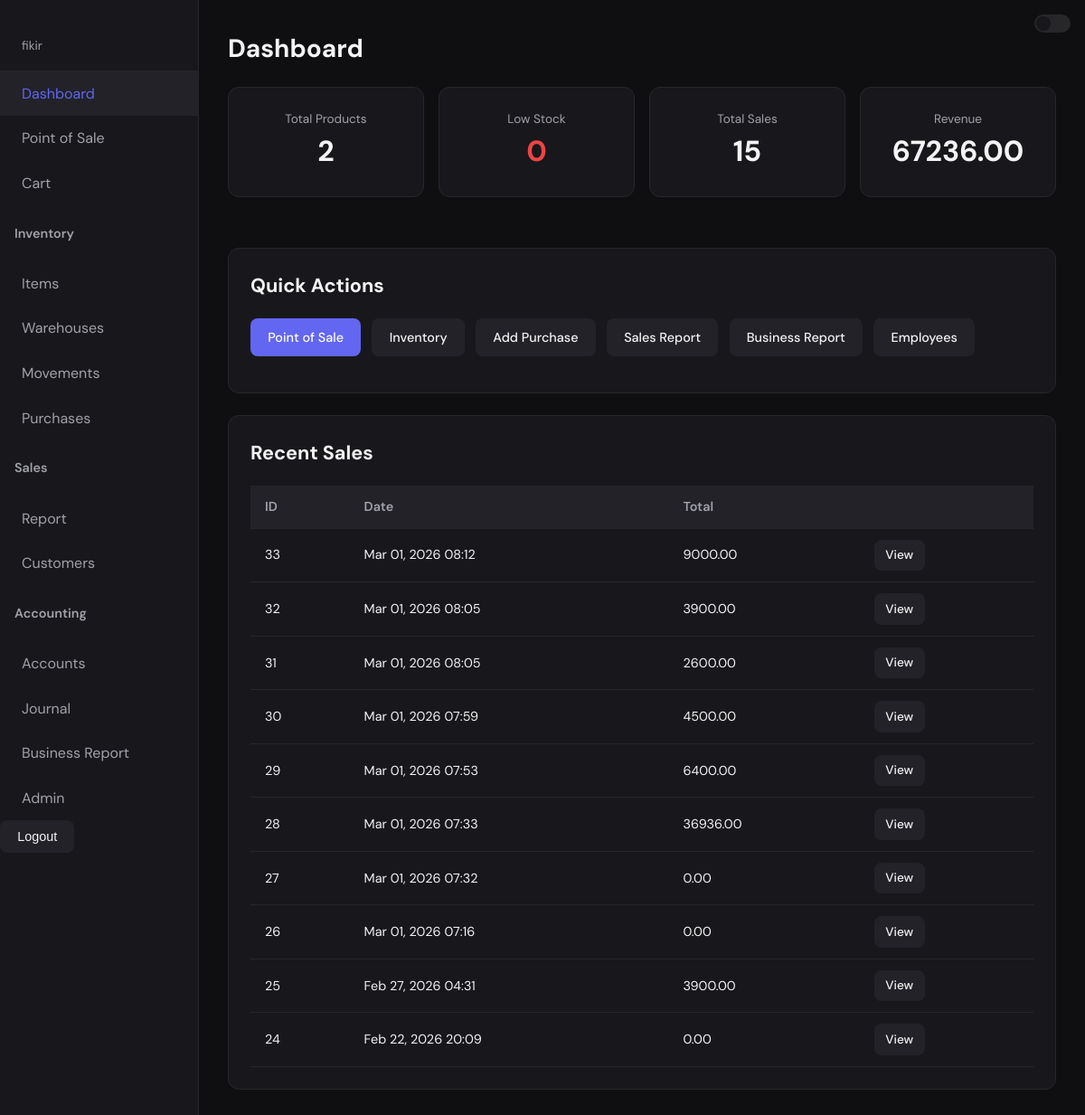
Before: /dashboard/ (signed in) with the older database file.
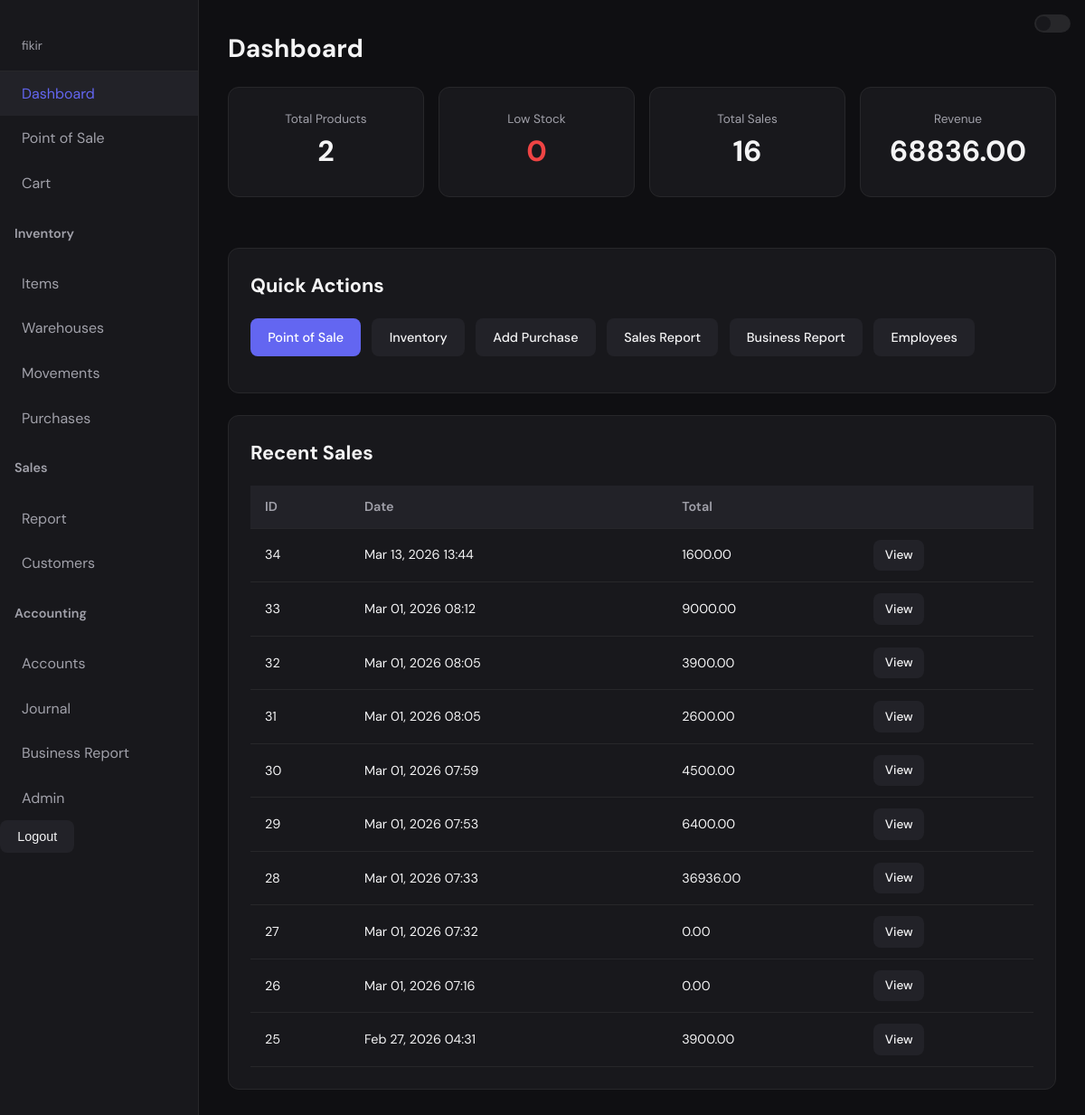
After: the same page with the newer database file.
### sales/models.py (models this page shows, shortened)
class Sale(models.Model):
    PAYMENT_METHOD_CHOICES = [
        ("CASH", "Cash"),
        ("CREDIT", "Credit"),
        ("ATM", "ATM"),
        ("TRANSFER", "Bank Transfer"),
        ("MOBILE", "Mobile Payment"),
        ("OTHER", "Other"),
    ]
    date = models.DateTimeField(auto_now_add=True)
    payment_method = models.CharField(
        max_length=20,
        choices=PAYMENT_METHOD_CHOICES,
        default="CASH",
    )
    total_amount = models.FloatField(default=0)
    customer = models.ForeignKey(
        "sales.Customer",
        null=True,
        blank=True,
        on_delete=models.SET_NULL,
        help_text="Customer who made the purchase",
    )

### core/views.py (the view)
# urls.py: path("dashboard/", dashboard_view, name="dashboard"),
@login_required
def dashboard_view(request):
    total_products = Product.objects.count()
    low_stock_count = sum(1 for p in Product.objects.all() if p.is_low_stock())
    total_sales = Sale.objects.count()
    total_revenue = Sale.objects.aggregate(Sum("total_amount"))["total_amount__sum"] or 0
    recent_sales = Sale.objects.order_by("-date")[:10]
    return render(request, "dashboard.html", {
        "stats": {
            "total_products": total_products,
            "low_stock_count": low_stock_count,
            "total_sales": total_sales,
            "total_revenue": total_revenue,
        },
        "recent_sales": recent_sales,
    })

### inventory/models.py (called while the page is built)
    def is_low_stock(self):
        return self.quantity <= self.LOW_STOCK_THRESHOLD

### templates/dashboard.html (shortened to what this page needs)
{% extends "base.html" %}
{% block content %}
<h1>Dashboard</h1>
<div style="display: grid; grid-template-columns: repeat(auto-fit, minmax(200px, 1fr)); gap: 1rem; margin-bottom: 2rem;">
    <div class="card" style="text-align: center;">
        <div style="font-size: 0.85rem; color: var(--text-muted);">Total Products</div>
        <div style="font-size: 2rem; font-weight: 700;">{{ stats.total_products }}</div>
    </div>
    <div class="card" style="text-align: center;">
        <div style="font-size: 0.85rem; color: var(--text-muted);">Low Stock</div>
        <div style="font-size: 2rem; font-weight: 700; color: var(--error);">{{ stats.low_stock_count }}</div>
    </div>
    <div class="card" style="text-align: center;">
        <div style="font-size: 0.85rem; color: var(--text-muted);">Total Sales</div>
        <div style="font-size: 2rem; font-weight: 700;">{{ stats.total_sales }}</div>
    </div>
    <div class="card" style="text-align: center;">
        <div style="font-size: 0.85rem; color: var(--text-muted);">Revenue</div>
        <div style="font-size: 2rem; font-weight: 700;">{{ stats.total_revenue|floatformat:2 }}</div>
    </div>
</div>
<div class="card">
    <h2>Quick Actions</h2>
    <p>
        <a href="{% url 'pos' %}" class="btn">Point of Sale</a>
        <a href="{% url 'product_list' %}" class="btn btn-secondary" style="margin-left: 0.5rem;">Inventory</a>
        <a href="{% url 'purchase_add' %}" class="btn btn-secondary" style="margin-left: 0.5rem;">Add Purchase</a>
        <a href="{% url 'sales_report' %}" class="btn btn-secondary" style="margin-left: 0.5rem;">Sales Report</a>
        <a href="{% url 'business_report' %}" class="btn btn-secondary" style="margin-left: 0.5rem;">Business Report</a>
        <a href="{% url 'employee_list' %}" class="btn btn-secondary" style="margin-left: 0.5rem;">Employees</a>
    </p>
</div>
{% if recent_sales %}
<div class="card">
    <h2>Recent Sales</h2>
    <table>
        <thead>
            <tr>
                <th>ID</th>
                <th>Date</th>
                <th>Total</th>
                <th></th>
            </tr>
        </thead>
        <tbody>
            {% for sale in recent_sales %}
            <tr>
                <td>{{ sale.id }}</td>
                <td>{{ sale.date|date:"M d, Y H:i" }}</td>
                <td>{{ sale.total_amount|floatformat:2 }}</td>
                <td><a href="{% url 'invoice' sale.id %}" class="btn btn-secondary" style="padding: 0.4rem 0.8rem; font-size: 0.85rem;">View</a></td>
            </tr>
            {% endfor %}
        </tbody>
    </table>
</div>
{% endif %}
{% endblock %}

Changed rows visible on the page:
no longer on this page (row unchanged): Sale: id "24", date "Feb 22, 2026 20:09", total_amount "0.00"
added Sale: id "34", date "Mar 13, 2026 13:44", total_amount "1600.00"
Other visible differences:
{{ stats.total_sales }}: "15" → "16"
{{ stats.total_revenue|floatformat:2 }}: "67236.00" → "68836.00"
